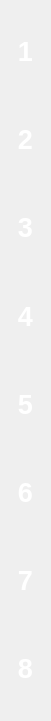
   <widget class="QWidget" name="verticalLayoutWidget">
    <property name="geometry">
     <rect>
      <x>250</x>
      <y>60</y>
      <width>51</width>
      <height>721</height>
     </rect>
    </property>
    <layout class="QVBoxLayout" name="rows">
     <item>
      <widget class="QLabel" name="v1">
       <property name="text">
        <string>&lt;html&gt;&lt;head/&gt;&lt;body&gt;&lt;p&gt;&lt;span style=&quot; font-size:20pt; font-weight:600; color:#ffffff;&quot;&gt;1&lt;/span&gt;&lt;/p&gt;&lt;/body&gt;&lt;/html&gt;</string>
       </property>
       <property name="alignment">
        <set>Qt::AlignCenter</set>
       </property>
      </widget>
     </item>
     <item>
      <widget class="QLabel" name="v2">
       <property name="text">
        <string>&lt;html&gt;&lt;head/&gt;&lt;body&gt;&lt;p&gt;&lt;span style=&quot; font-size:20pt; font-weight:600; color:#ffffff;&quot;&gt;2&lt;/span&gt;&lt;/p&gt;&lt;/body&gt;&lt;/html&gt;</string>
       </property>
       <property name="alignment">
        <set>Qt::AlignCenter</set>
       </property>
      </widget>
     </item>
     <item>
      <widget class="QLabel" name="v3">
       <property name="text">
        <string>&lt;html&gt;&lt;head/&gt;&lt;body&gt;&lt;p&gt;&lt;span style=&quot; font-size:20pt; font-weight:600; color:#ffffff;&quot;&gt;3&lt;/span&gt;&lt;/p&gt;&lt;/body&gt;&lt;/html&gt;</string>
       </property>
       <property name="alignment">
        <set>Qt::AlignCenter</set>
       </property>
      </widget>
     </item>
     <item>
      <widget class="QLabel" name="label_14">
       <property name="text">
        <string>&lt;html&gt;&lt;head/&gt;&lt;body&gt;&lt;p&gt;&lt;span style=&quot; font-size:20pt; font-weight:600; color:#ffffff;&quot;&gt;4&lt;/span&gt;&lt;/p&gt;&lt;/body&gt;&lt;/html&gt;</string>
       </property>
       <property name="alignment">
        <set>Qt::AlignCenter</set>
       </property>
      </widget>
     </item>
     <item>
      <widget class="QLabel" name="v5">
       <property name="text">
        <string>&lt;html&gt;&lt;head/&gt;&lt;body&gt;&lt;p&gt;&lt;span style=&quot; font-size:20pt; font-weight:600; color:#ffffff;&quot;&gt;5&lt;/span&gt;&lt;/p&gt;&lt;/body&gt;&lt;/html&gt;</string>
       </property>
       <property name="alignment">
        <set>Qt::AlignCenter</set>
       </property>
      </widget>
     </item>
     <item>
      <widget class="QLabel" name="v6">
       <property name="text">
        <string>&lt;html&gt;&lt;head/&gt;&lt;body&gt;&lt;p&gt;&lt;span style=&quot; font-size:20pt; font-weight:600; color:#ffffff;&quot;&gt;6&lt;/span&gt;&lt;/p&gt;&lt;/body&gt;&lt;/html&gt;</string>
       </property>
       <property name="alignment">
        <set>Qt::AlignCenter</set>
       </property>
      </widget>
     </item>
     <item>
      <widget class="QLabel" name="v7">
       <property name="text">
        <string>&lt;html&gt;&lt;head/&gt;&lt;body&gt;&lt;p&gt;&lt;span style=&quot; font-size:20pt; font-weight:600; color:#ffffff;&quot;&gt;7&lt;/span&gt;&lt;/p&gt;&lt;/body&gt;&lt;/html&gt;</string>
       </property>
       <property name="alignment">
        <set>Qt::AlignCenter</set>
       </property>
      </widget>
     </item>
     <item>
      <widget class="QLabel" name="v8">
       <property name="text">
        <string>&lt;html&gt;&lt;head/&gt;&lt;body&gt;&lt;p&gt;&lt;span style=&quot; font-size:20pt; font-weight:600; color:#ffffff;&quot;&gt;8&lt;/span&gt;&lt;/p&gt;&lt;/body&gt;&lt;/html&gt;</string>
       </property>
       <property name="alignment">
        <set>Qt::AlignCenter</set>
       </property>
      </widget>
     </item>
    </layout>
   </widget>
